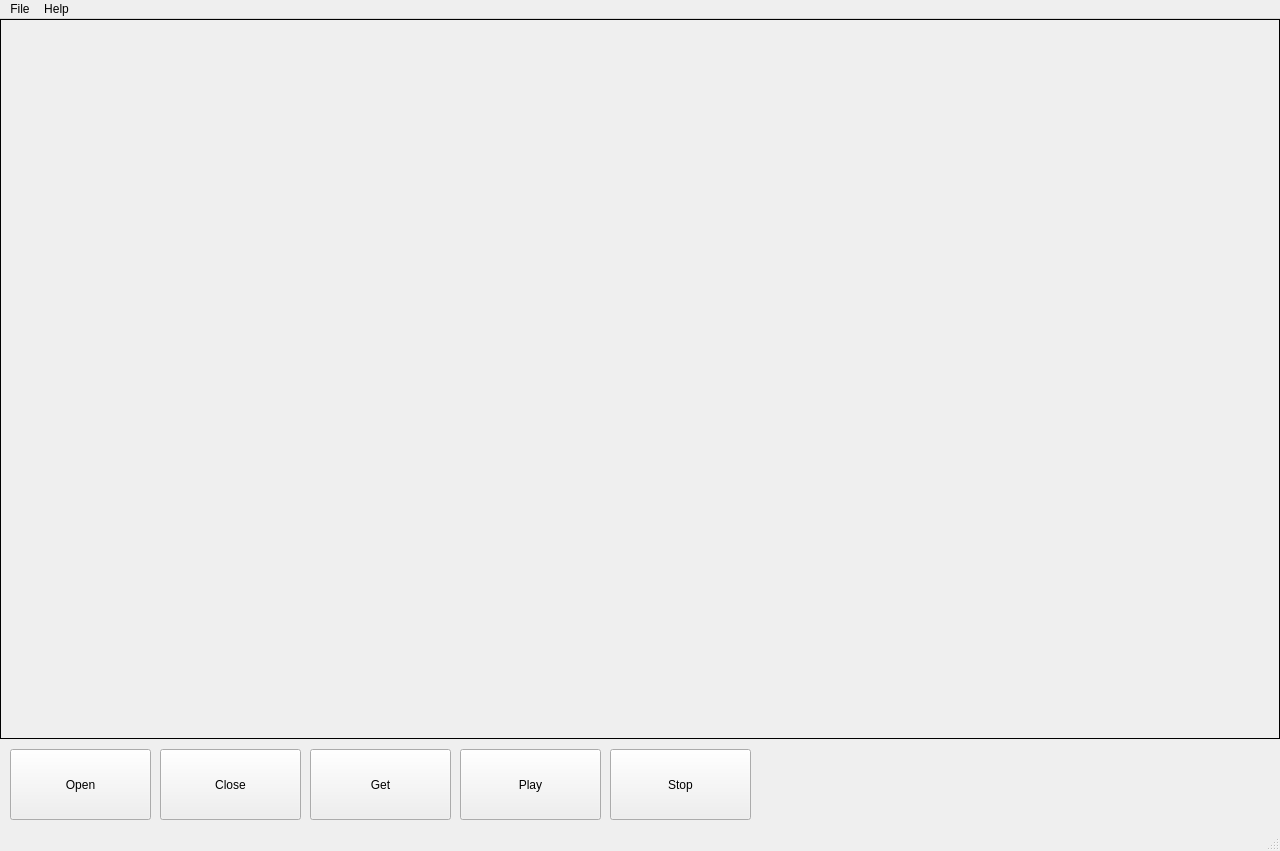
<?xml version="1.0" encoding="UTF-8"?>
<ui version="4.0">
 <class>MainView</class>
 <widget class="QMainWindow" name="MainView">
  <property name="geometry">
   <rect>
    <x>0</x>
    <y>0</y>
    <width>1280</width>
    <height>851</height>
   </rect>
  </property>
  <property name="windowTitle">
   <string>OrientView</string>
  </property>
  <property name="windowIcon">
   <iconset resource="MainView.qrc">
    <normaloff>:/MainView/misc/orientview.ico</normaloff>:/MainView/misc/orientview.ico</iconset>
  </property>
  <widget class="QWidget" name="centralWidget">
   <widget class="QPushButton" name="pushButtonOpen">
    <property name="geometry">
     <rect>
      <x>10</x>
      <y>730</y>
      <width>141</width>
      <height>71</height>
     </rect>
    </property>
    <property name="text">
     <string>Open</string>
    </property>
   </widget>
   <widget class="QPushButton" name="pushButtonClose">
    <property name="geometry">
     <rect>
      <x>160</x>
      <y>730</y>
      <width>141</width>
      <height>71</height>
     </rect>
    </property>
    <property name="text">
     <string>Close</string>
    </property>
   </widget>
   <widget class="QPushButton" name="pushButtonGet">
    <property name="geometry">
     <rect>
      <x>310</x>
      <y>730</y>
      <width>141</width>
      <height>71</height>
     </rect>
    </property>
    <property name="text">
     <string>Get</string>
    </property>
   </widget>
   <widget class="QLabel" name="labelPicture">
    <property name="geometry">
     <rect>
      <x>0</x>
      <y>0</y>
      <width>1280</width>
      <height>720</height>
     </rect>
    </property>
    <property name="autoFillBackground">
     <bool>true</bool>
    </property>
    <property name="frameShape">
     <enum>QFrame::Box</enum>
    </property>
    <property name="text">
     <string/>
    </property>
   </widget>
   <widget class="QPushButton" name="pushButtonPlay">
    <property name="geometry">
     <rect>
      <x>460</x>
      <y>730</y>
      <width>141</width>
      <height>71</height>
     </rect>
    </property>
    <property name="text">
     <string>Play</string>
    </property>
   </widget>
   <widget class="QPushButton" name="pushButtonStop">
    <property name="geometry">
     <rect>
      <x>610</x>
      <y>730</y>
      <width>141</width>
      <height>71</height>
     </rect>
    </property>
    <property name="text">
     <string>Stop</string>
    </property>
   </widget>
  </widget>
  <widget class="QMenuBar" name="menuBar">
   <property name="geometry">
    <rect>
     <x>0</x>
     <y>0</y>
     <width>1280</width>
     <height>21</height>
    </rect>
   </property>
   <widget class="QMenu" name="menuFile">
    <property name="title">
     <string>File</string>
    </property>
    <addaction name="actionClose"/>
   </widget>
   <widget class="QMenu" name="menuHelp">
    <property name="title">
     <string>Help</string>
    </property>
    <addaction name="actionAbout"/>
   </widget>
   <addaction name="menuFile"/>
   <addaction name="menuHelp"/>
  </widget>
  <widget class="QStatusBar" name="statusBar"/>
  <action name="actionAbout">
   <property name="text">
    <string>About</string>
   </property>
  </action>
  <action name="actionClose">
   <property name="text">
    <string>Close</string>
   </property>
  </action>
 </widget>
 <layoutdefault spacing="6" margin="11"/>
 <resources>
  <include location="MainView.qrc"/>
 </resources>
 <connections/>
</ui>
